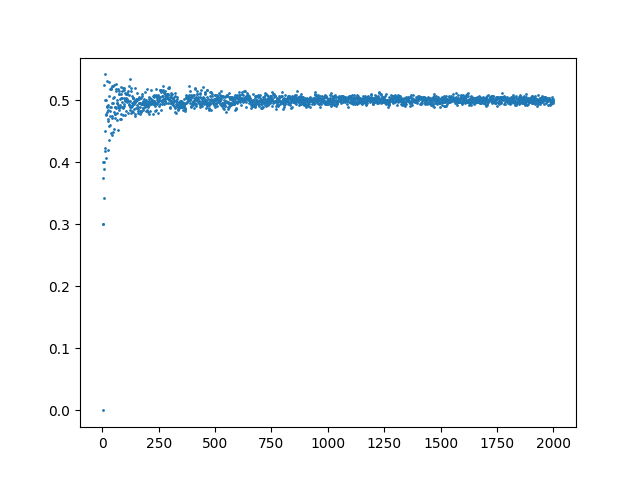

The script that drew this image:
import matplotlib.pyplot as plt
import numpy as np

x = np.arange(1, 2001)
with open("data.txt", 'r') as fin:
    y = [float(line) for line in fin.readlines()]
plt.scatter(x, y, s=1)
plt.show()
